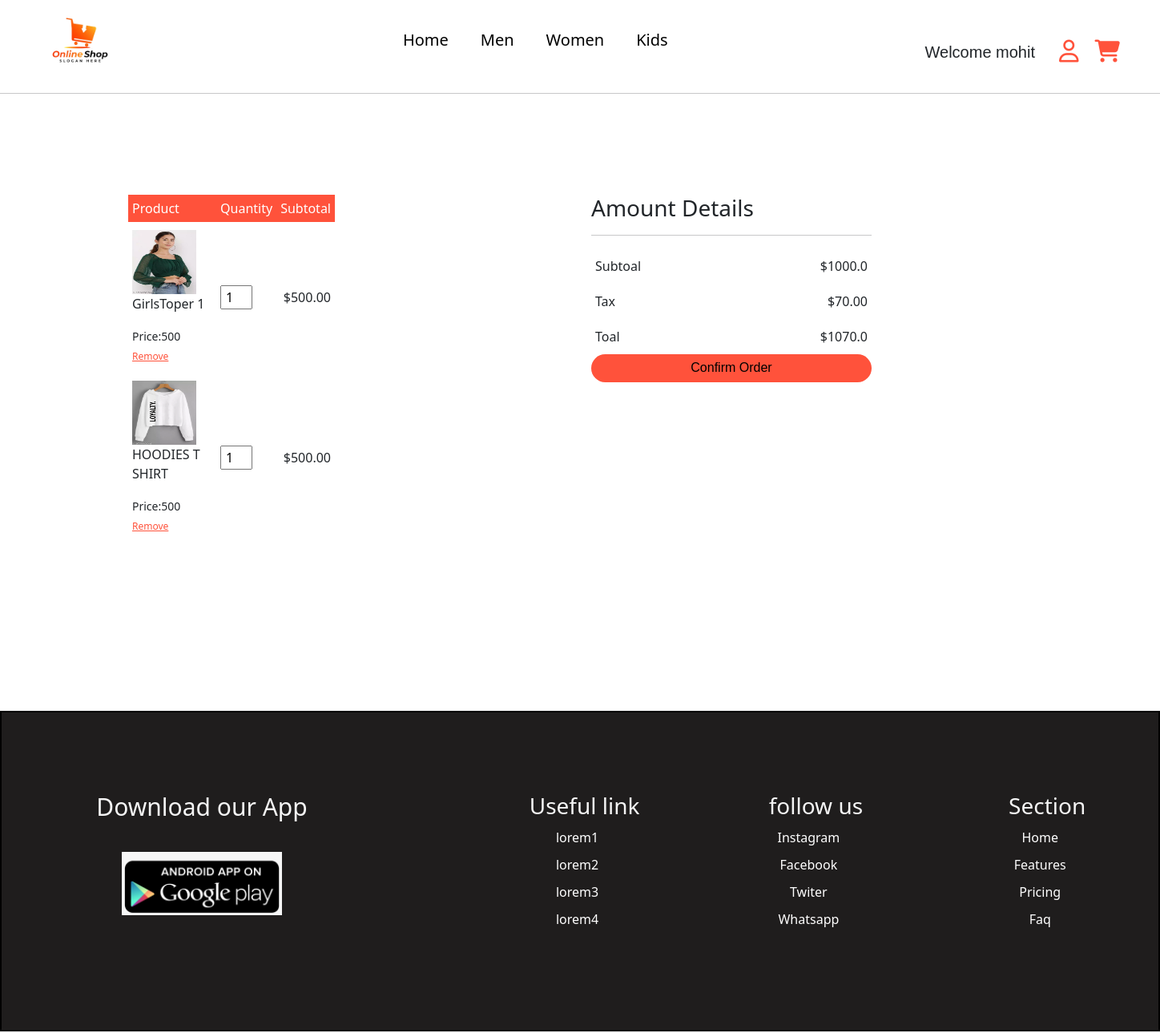
Page /showcart/ (signed in) on the committed database.
### productapp/models.py (models this page shows, shortened)
class Cart(models.Model):
    user=models.ForeignKey(User,on_delete=models.CASCADE,default=1)
    product=models.ForeignKey(Product,on_delete=models.CASCADE)
    quantity=models.PositiveIntegerField(default=1)

class Product(models.Model):
    title = models.CharField(max_length=100)
    price = models.IntegerField()
    desc = models.CharField(max_length=1000)
    catagory = models.CharField(choices=CATEGORY_CHOICES,max_length=50)
    images = models.ImageField(upload_to='media/productimages')
    color = models.CharField(max_length=255, null=True, blank=True)
    size = models.CharField(max_length=15, null=True, blank=True)

### productapp/views.py (the view)
# urls.py: path('showcart/',views.showcart),
def showcart(request):
    user = request.user
    showcart = Cart.objects.filter(user=user)
    print(showcart)
    context = {
        'showcart': showcart
    }
    amount = 0.0
    total_amount = 0.0
    tax = 70.0
    cart_product = [p for p in showcart if p.user == user]
    print("this is cart_product :", cart_product)
    if cart_product:
        print("if cart product :", cart_product)
        for p in cart_product:
            print("This is p :", p)
            print(p, 'ye only p hain')
            teampamount = p.product.price
            print('teampamount', teampamount)
            amount = amount+teampamount
            print('amount =', amount)
            total_amount = amount+tax
            print('This is total amoutn', total_amount)
            context = {
                'amount': amount,
                'total_amount': total_amount,
                'showcart': showcart
            }
        return render(request, 'productapp/cart.html', context)
    else:
        return render(request, 'productapp/emptycart.html', context)
    print(cart_product)
    return render(request, 'productapp/cart.html', context)

### templates/productapp/cart.html (shortened to what this page needs)
{% extends 'productapp/headerandfooter.html' %}
{% block login %}
<!DOCTYPE html>
{% load static %}
<html lang="en">
<head>
    <link rel="stylesheet" href="{% static 'mainapp/style1.css' %}">
</head>
<body>
    <div class="cart-container">
        <div class="cart-item">
            <div class="small-conatiner cart-page">
                <table>
                    <tr>
                        <th>Product</th>
                        <th>Quantity</th>
                        <th>Subtotal</th>
                    </tr>
                    {% for cart in showcart %}
                    <tr>
                        <td>
                            <div class="cart-info">
                                <img src="/media/{{cart.product.images}}" alt="">
                                <div>
                                    <p>{{cart.product.title}}</p>
                                    <small>Price:{{cart.product.price}}</small>
                                    <a href="/delete/{{cart.id}}/" type="submit">Remove</a>
                                </div>
                            </div>
                        </td>
                        <td><input type="number" value="1"></td>
                        <td>${{cart.product.price}}.00</td>
                    </tr>
                    {% endfor %}
                </table>
            </div>
        </div>
        <div class="cart-item">
         <div class="small-conatiner cart-page">
            <div class="pricedetails">
                <h3>Amount Details</h3>
                <hr>
                <div class="total_price">
                    <table>
                        <tr>
                            <td>Subtoal</td>
                            <td>${{amount}}</td>
                        </tr>
                        <tr>
                            <td>Tax</td>
                            <td>$70.00</td>
                        </tr>
                        <tr>
                            <td>Toal</td>
                            <td>${{total_amount}}</td>
                        </tr>
                    </table>
                </div>
                <div>
                    <form action="/checkout/", method="post">
                        <button class="order">Confirm Order</button>
                    </form>
                </div>
            </div>
         </div>
        </div>
    </div>
</body>
</html>
{% endblock login %}

### templates/productapp/headerandfooter.html (shortened to what this page needs)
{% load static %}
<!DOCTYPE html>
<html lang="en">
<head>
  <link rel="stylesheet" href="https://cdnjs.cloudflare.com/ajax/libs/font-awesome/6.2.0/css/all.min.css"
 />
  <link href="https://cdn.jsdelivr.net/npm/bootstrap@5.3.0-alpha1/dist/css/bootstrap.min.css" rel="stylesheet"
>
</head>
<body>
  <div class="box1">
    <div class="logo">
      <img src="{% static 'mainapp/logo1.png' %}" alt="" class="img">
    </div>
    <div class="hover">
      <ul>
        <li><a href="/">Home</a></li>
        <li><a href="/men/">Men</a></li>
        <li><a href="/women/">Women</a></li>
        <li><a href="/kids/">Kids</a></li>
      </ul>
    </div>
    {% if user.is_authenticated %}
    <div class="user">
      <p>Welcome {{request.user}}</p>
      <li class="dropdown">
        <a href=""><i class="fa-regular fa-user font"></i></a>
    </li>
      <a href="/showcart/"><i class="fa-solid fa-cart-shopping cart font"></i></a>
    </div>
    {% endif %}
  </div>
  <hr>
  <div>
    {% block login %} {% endblock login %}
  </div>
  <div class="footer">
    <div class="container1">
        <div class="box" id="box1">
            <h3>Download our App</h3>
            <img src="{% static 'mainapp/downloadlogo.jpeg' %}" alt="">
        </div>
        <div class="box" id="box2">
            <h3>Useful link</h3>
            <ul>
                <a href=""><li>lorem1</li></a>
                <a href=""><li>lorem2</li></a>
                <a href=""><li>lorem3</li></a>
                <a href=""><li>lorem4</li></a>
            </ul>
        </div>
        <div class="box" id="box3">
            <h3>follow us</h3>
            <ul>
                <a href=""><li>Instagram</li></a>
                <a href=""><li>Facebook</li></a>
                <a href=""><li>Twiter</li>
                <a href=""><li>Whatsapp</li></a>
            </ul>
        </div>
        <div class="box" id="box4">
            <h3>Section</h3>
            <ul>
                <a href=""><li>Home</li></a>
                <a href=""><li>Features</li></a>
                <a href=""><li>Pricing</li></a>
                <a href=""><li>Faq</li></a>
            </ul>
        </div>
    </div>
</div>
</body>
</html>

### static/mainapp/style1.css (style rules this page uses)
.cart-page { margin: 0px; border: 2px rgb(204, 201, 201); padding: 100px 100px; margin-left: 50px; margin-right: 50px; }
table { width: 100%; border-collapse: collapse; }
.cart-info { display: flex; flex-wrap: wrap; }
th { text-align: left; padding: 5px; color: #fff; background: #ff523b; font-weight: normal; }
td { padding: 10px 5px; }
td input { width: 40px; height: 30px; padding: 5px; }
td a { color: #ff523b; font-size: 12px; }
td img { width: 80px; height: 80px; margin-right: 10px; }
.total_price { display: flex; justify-content: flex-end; }
.total_price table { width: 100%; max-width: 350px; }
td:last-child { text-align: right; }
th:last-child { text-align: right; }
.order { float: right; color: #ff523b; }

### templates/productapp/cart.html (style rules this page uses)
.order { background-color: #ff523b; float: right; width: 350px; height: 35px; border: none; border-radius: 18px; font-family: 'Lucida Sans', 'Lucida Sans Regular', 'Lucida Grande', 'Lucida Sans Unicode', Geneva, Verdana, sans-serif; color: black; }
.cart-container { display: flex; }
.cart-item { height: 100%; width: 100%; padding: 10px; }
.pricedetails { margin-right: 200px; height: 300px; margin-bottom:40px; }

### rows in the picture
Cart: product.images (picture), product "GirlsToper 1", product.price "500"
Cart: product.images (picture), product "HOODIES T SHIRT", product.price "500"

### other values in the picture
{{ request.user }} "mohit"
{{ amount }} "1000.0"
{{ total_amount }} "1070.0"
